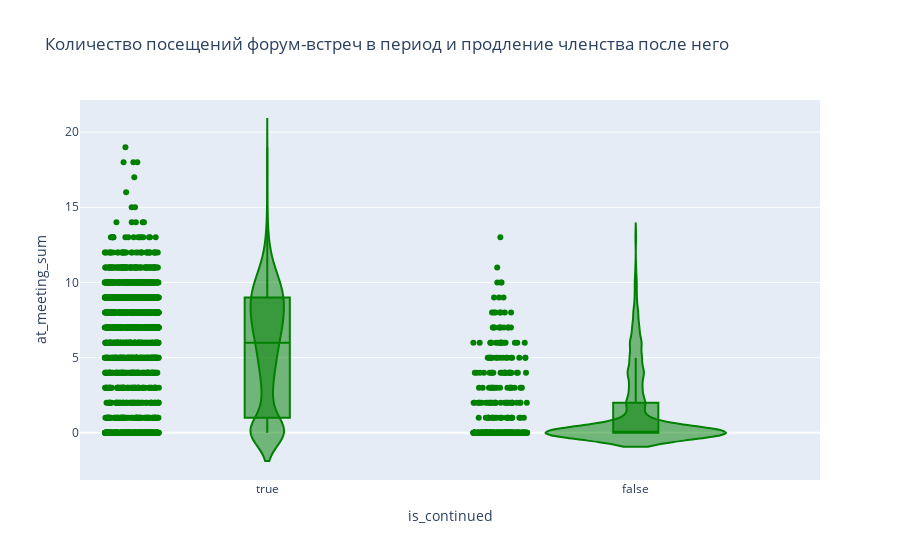

Notebook source saved alongside this figure:
### Markdown cell above
## Связь между количеством посещений форум-встреч и продлением членства после текущего периода

### Code cell
# Количество посещенных встреч теми, кто продлят членство (True) и теми, кто не продлит (False)
px.violin(members_plus_fmeets_by_mper_id, x='is_continued', y='at_meeting_sum', box=True, points='all', color_discrete_sequence=["green"], title='Количество посещений форум-встреч в период и продление членства после него') # suspectedoutliers

### Figure 1 — Plotly figure (JSON) as saved in the notebook; plotly's stock layout.template omitted (floating-point values rounded to 4 significant figures; data arrays with more than 128 entries replaced by an {"elided": "..."} marker saying what was removed)
{"data": [{"alignmentgroup": "True", "box": {"visible": true}, "hovertemplate": "is_continued=%{x}<br>at_meeting_sum=%{y}<extra></extra>", "legendgroup": "", "marker": {"color": "green"}, "name": "", "offsetgroup": "", "orientation": "v", "points": "all", "scalegroup": "True", "showlegend": false, "type": "violin", "x": {"elided": "2287 bool values"}, "x0": " ", "xaxis": "x", "y": {"elided": "2287 int values"}, "y0": " ", "yaxis": "y"}], "layout": {"legend": {"tracegroupgap": 0}, "title": {"text": "Количество посещений форум-встреч в период и продление членства после него"}, "violinmode": "group", "xaxis": {"anchor": "y", "domain": [0, 1], "title": {"text": "is_continued"}}, "yaxis": {"anchor": "x", "domain": [0, 1], "title": {"text": "at_meeting_sum"}}}}
